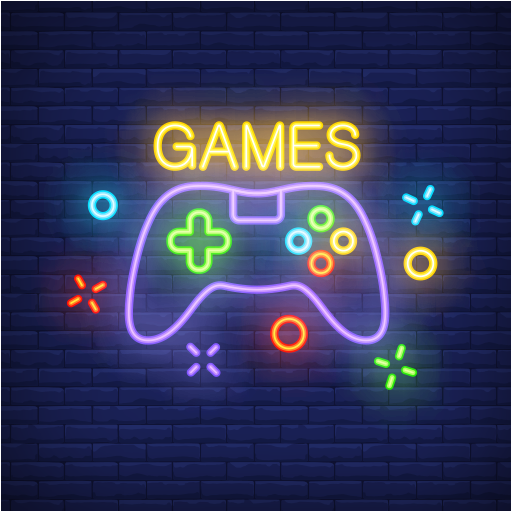
#> input picture imgProcessing_opencv/game.png, 512 x 512 px
$ python opencv2.py
#> lines starting #> are read from the running program, lines starting #| are printed output that depends on the picture; after the words box and inside, x2 and y2 are one past the last pixel; in counts of white or black regions, pixels touching at a corner belong together
import cv2
import random

img = cv2.imread('game.png', 1)
#> img is the input picture: shape (512, 512, 3); mean B, G, R 90.9, 56.7, 53.2

# print(img)
print(type(img))
#| <class 'numpy.ndarray'>
print(img.shape)
#| (512, 512, 3)
# [6 lines of commented-out code are left out]


vungchon = img[0:200, 280:380]
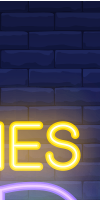
#> vungchon: shape (200, 100, 3); mean B, G, R 90.2, 79.7, 84.8
img[50:250, 380:480] = vungchon
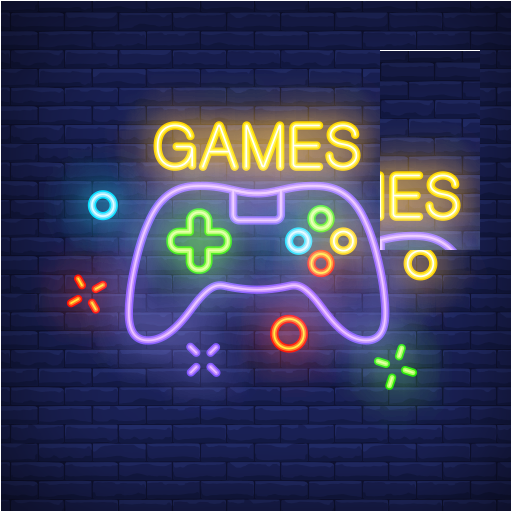
#> img: shape (512, 512, 3); 7.61% of pixels changed, all inside (x1, y1, x2, y2) = (380, 50, 480, 250)

cv2.imshow('anh.png', img)
cv2.waitKey()
